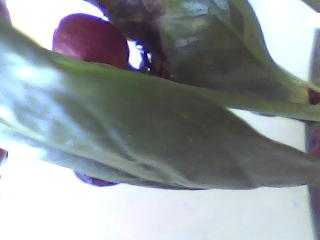
%> input picture Images/Device/IMG102.jpg, 320 x 240 px
$ octave --eval "result = segment_all_classes('Images/Device/IMG102.jpg');"   (GNU Octave 9; MATLAB toolbox functions it lacks are replaced by stand-ins)
%> lines starting %> are read from the running program, lines starting %| are printed output that depends on the picture; in (x1, y1, x2, y2) boxes, pixels count from 0 and x2, y2 are one past the last pixel; in counts of white or black regions, pixels touching at a corner belong together; the program's own positions count from 1
function segmented_all = segment_all_classes(img_path)
%> called with img_path = 'Images/Device/IMG102.jpg'

    % --- 1. Cargar umbrales y pesos por clase
    load('thresholds_all_classes.mat', 'umbral_all', 'canales_all', 'pesos_all');

    % --- 2. Leer imagen original
    img = im2double(imread(img_path));
    if size(img,3) ~= 3
        error('La imagen debe ser RGB.');
    end

    [H, W, ~] = size(img);
%> H = 240; W = 320

    % --- 3. Convertir a espacios de color
    hsv    = rgb2hsv(img);
%> hsv: size 240x320x3 double; mean H, S, V 0.433, 0.125, 0.627
    lab    = rgb2lab(img);
%> lab: size 240x320x3 double; mean of channels 1, 2, 3 61.3, -1.2, -2.5
    ycbcr  = rgb2ycbcr(img);
%> ycbcr: size 240x320x3 double; mean of channels 1, 2, 3 0.571, 0.512, 0.49


    % --- 4. Construir estructura de canales
    channels_data.R  = img(:,:,1);
    channels_data.G  = img(:,:,2);
    channels_data.B  = img(:,:,3);
    channels_data.H  = hsv(:,:,1);
    channels_data.S  = hsv(:,:,2);
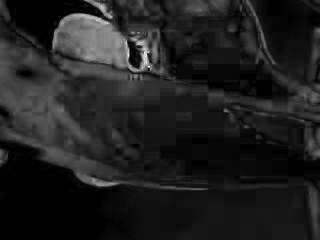
%> channels_data.S: size 240x320 double; min 0, max 1, mean 0.125
    channels_data.V  = hsv(:,:,3);
    channels_data.L  = lab(:,:,1);
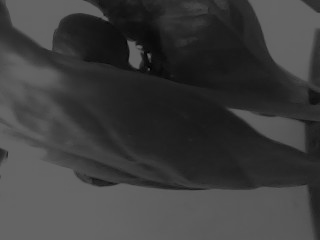
%> channels_data.L: size 240x320 double; min 0.925, max 100, mean 61.3
    channels_data.a  = lab(:,:,2);
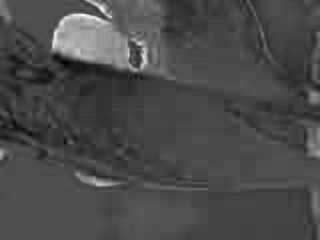
%> channels_data.a: size 240x320 double; min -24.15, max 53.83, mean -1.2; drawn with min black and max white
    channels_data.b  = lab(:,:,3);
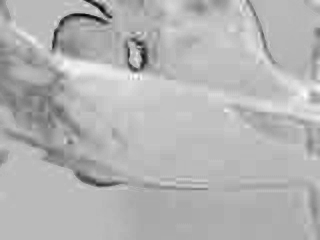
%> channels_data.b: size 240x320 double; min -72.85, max 26.86, mean -2.5; drawn with min black and max white
    channels_data.Y  = ycbcr(:,:,1);
    channels_data.Cb = ycbcr(:,:,2);
    channels_data.Cr = ycbcr(:,:,3);
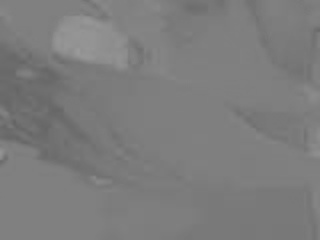
%> channels_data.Cr: size 240x320 double; min 0.393, max 0.606, mean 0.49

    % --- 5. M醩cara para eliminar fondo blanco (afinada)
    hsv_blur = imgaussfilt(hsv(:,:,3), 0.7);
    white_mask = (hsv_blur > 0.82 & hsv(:,:,2) < 0.23);
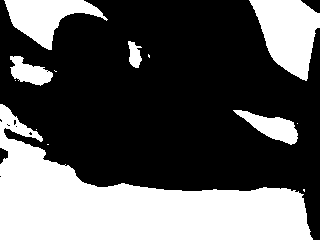
%> white_mask: size 240x320 logical; 35.5% white; 13 white regions (7 under 20 px), largest, box (x1, y1, x2, y2) and area: (0, 104, 313, 240) 19209, (249, 0, 320, 81) 3586, (4, 0, 108, 50) 2431, (233, 110, 298, 145) 1017, (10, 56, 53, 86) 733, (128, 41, 142, 68) 252
    white_mask = imopen(white_mask, strel('disk', 1));
%> white_mask: size 240x320 logical; 35.4% white; 6 white regions, box (x1, y1, x2, y2) and area: (0, 104, 313, 240) 19197, (249, 0, 320, 81) 3585, (4, 0, 108, 50) 2429, (234, 110, 298, 145) 1014, (10, 56, 53, 86) 721, (128, 41, 142, 68) 240
    white_mask = imclose(white_mask, strel('disk', 2));
%> white_mask: size 240x320 logical; 35.5% white; 6 white regions, box (x1, y1, x2, y2) and area: (0, 104, 313, 240) 19231, (249, 0, 320, 81) 3585, (4, 0, 108, 50) 2430, (234, 110, 298, 145) 1014, (10, 56, 53, 86) 726, (128, 41, 142, 68) 240
    white_mask = imfill(white_mask, 'holes');
    white_mask = logical(white_mask);

    % --- 6. Inicializar m醩cara global
    global_mask = zeros(H, W);

    % --- 7. Recorrer todas las clases
    class_names = fieldnames(umbral_all);
    for c = 1:length(class_names)
        class = class_names{c};
        if ~isfield(canales_all, class), continue; end

        selected_channels = canales_all.(class);
        thresholds = umbral_all.(class);
        weights = pesos_all.(class);

        class_score = zeros(H, W);

        for i = 1:length(selected_channels)
            ch = selected_channels{i};
            ch_data = channels_data.(ch);
            q1q3 = thresholds.(ch);

            mask = (ch_data >= q1q3(1)) & (ch_data <= q1q3(2));
            mask = bwareaopen(mask, 20);
            mask = imfill(mask, 'holes');

            class_score = class_score + weights(i) * double(mask);
        end

        class_mask = class_score > 0.01;
        class_mask(white_mask) = 0;

        global_mask = global_mask | class_mask;
    end

    % --- 8. Aplicar m醩cara combinada
    segmented_all = img;
    for i = 1:3
        ch = segmented_all(:,:,i);
        ch(~global_mask) = 0;
        segmented_all(:,:,i) = ch;
    end
%> segmented_all: size 240x320x3 double; mean H, S, V 0.106, 0.114, 0.131

    % --- 9. Refinamiento final para eliminar residuos blancos
    hsv_final = rgb2hsv(segmented_all);
%> hsv_final: size 240x320x3 double; mean H, S, V 0.126, 0.058, 0.135
    residual_white = (hsv_final(:,:,3) > 0.82 & hsv_final(:,:,2) < 0.25);
%> residual_white: size 240x320 logical; 0.71% white in thin lines or dots
    residual_white = imopen(residual_white, strel('disk', 1));
%> residual_white: size 240x320 logical; 0.1% white in thin lines or dots, all inside (x1, y1, x2, y2) = (8, 55, 57, 89)
    residual_white = imclose(residual_white, strel('disk', 2));
    residual_white = imfill(residual_white, 'holes');

    for i = 1:3
        ch = segmented_all(:,:,i);
        ch(residual_white) = 0;
        segmented_all(:,:,i) = ch;
    end
%> this loop made 3 passes
%> pass 2, in segment_all_classes, `ch = segmented_all(:,:,i);`:
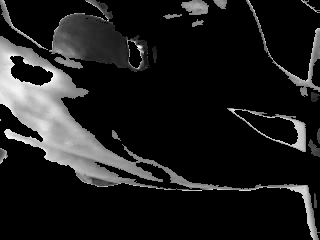
%> ch: size 240x320 double; min 0, max 1, mean 0.114
%> after the loop: ch: size 240x320 double; min 0, max 1, mean 0.13
%> after the loop: segmented_all: size 240x320x3 double; mean H, S, V 0.106, 0.113, 0.13

    % --- 10. Visualizar resultados
    figure('Name','Segmentaci髇 de todas las clases');
    subplot(1,3,1); imshow(img); title('Imagen original + contornos');
    subplot(1,3,2); imshow(global_mask); title('M醩cara combinada');
    subplot(1,3,3); imshow(segmented_all); title('Frutos segmentados (todas las clases)');

end
